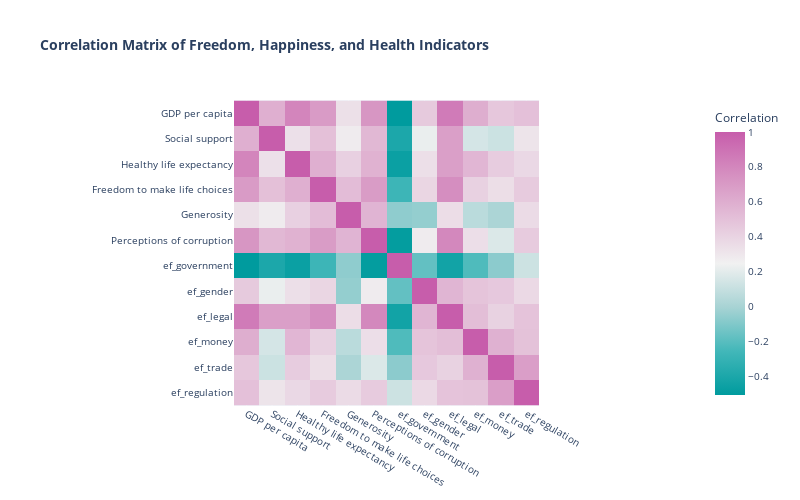

This figure's notebook cell:
### Markdown cell above
## Dimensional Analysis

### Code cell
columns_to_keep=['GDP per capita', 'Social support',
       'Healthy life expectancy', 'Freedom to make life choices', 'Generosity',
       'Perceptions of corruption', 'ef_government', 'ef_gender',
       'ef_legal', 'ef_money', 'ef_trade', 'ef_regulation']

corr = data[columns_to_keep].corr()

trace = go.Heatmap(z=corr.values,
                  x=corr.index.values,
                  y=corr.columns.values)

fig_corr_matrix = px.imshow(corr,
                            title='<b>Correlation Matrix of Freedom, Happiness, and Health Indicators</b>',
                            labels=dict(color='Correlation'),
                            color_continuous_scale='tropic')

fig_corr_matrix.update_layout(
    width=800,
    height=500,
    font=dict(
        size=10,  # Adjust the font size here
    ),
)

fig.update_layout(title_x=0.5)
fig_corr_matrix.show()

### Figure 1 — Plotly figure (JSON) as saved in the notebook; plotly's stock layout.template omitted (floating-point values rounded to 4 significant figures; data arrays with more than 128 entries replaced by an {"elided": "..."} marker saying what was removed)
{"data": [{"coloraxis": "coloraxis", "hovertemplate": "x: %{x}<br>y: %{y}<br>Correlation: %{z}<extra></extra>", "name": "0", "type": "heatmap", "x": ["GDP per capita", "Social support", "Healthy life expectancy", "Freedom to make life choices", "Generosity", "Perceptions of corruption", "ef_government", "ef_gender", "ef_legal", "ef_money", "ef_trade", "ef_regulation"], "xaxis": "x", "y": ["GDP per capita", "Social support", "Healthy life expectancy", "Freedom to make life choices", "Generosity", "Perceptions of corruption", "ef_government", "ef_gender", "ef_legal", "ef_money", "ef_trade", "ef_regulation"], "yaxis": "y", "z": {"elided": "12x12 float values"}}], "layout": {"coloraxis": {"colorbar": {"title": {"text": "Correlation"}}, "colorscale": [[0.0, "rgb(0, 155, 158)"], [0.1667, "rgb(66, 183, 185)"], [0.3333, "rgb(167, 211, 212)"], [0.5, "rgb(241, 241, 241)"], [0.6667, "rgb(228, 193, 217)"], [0.8333, "rgb(214, 145, 193)"], [1.0, "rgb(199, 93, 171)"]]}, "font": {"size": 10}, "height": 500, "title": {"text": "<b>Correlation Matrix of Freedom, Happiness, and Health Indicators</b>"}, "width": 800, "xaxis": {"anchor": "y", "constrain": "domain", "domain": [0.0, 1.0], "scaleanchor": "y"}, "yaxis": {"anchor": "x", "autorange": "reversed", "constrain": "domain", "domain": [0.0, 1.0]}}}
